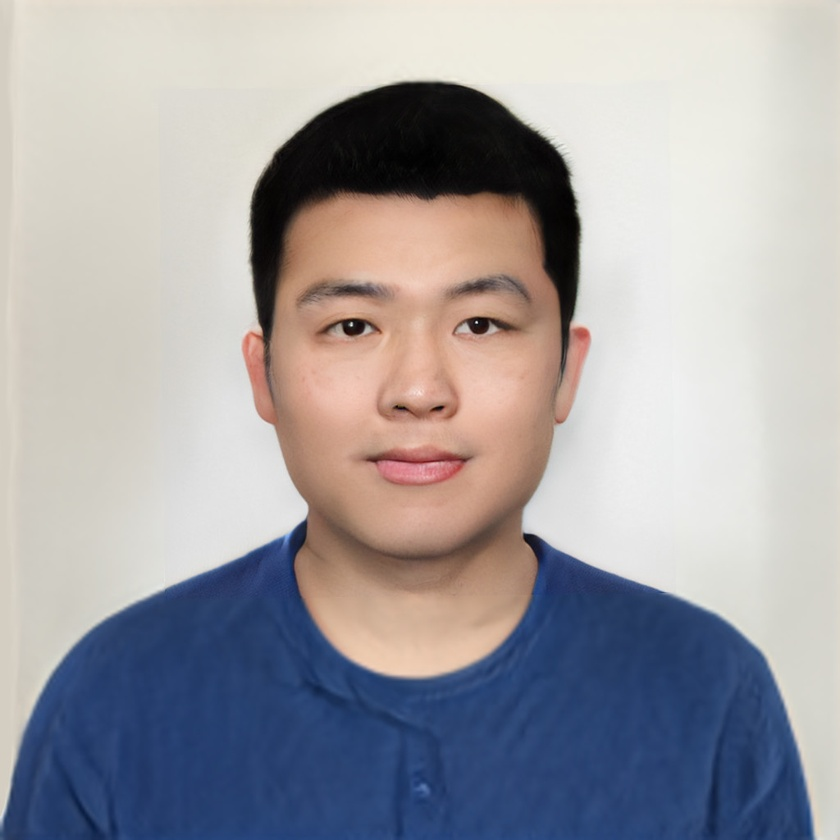
#> input picture assets/photo.jpg, 840 x 840 px, shrunk from 1024 x 1024 before the run, found by its file name
$ jupyter execute frequencydomain.ipynb
#> lines starting #> are read from the running program, lines starting #| are printed output that depends on the picture; after the words box and inside, x2 and y2 are one past the last pixel; in counts of white or black regions, pixels touching at a corner belong together
[cell 1]
import cv2
import numpy as np
import matplotlib.pyplot as plt

def ideal_low_pass_filter(image, radius):
    dft = np.fft.fft2(image)
    dft_shift = np.fft.fftshift(dft)
    rows, cols = image.shape
    crow, ccol = rows // 2 , cols // 2
    mask = np.zeros((rows, cols), np.uint8)

    for i in range(rows):
        for j in range(cols):
            if np.sqrt((i - crow) ** 2 + (j - ccol) ** 2) <= radius:
                mask[i, j] = 1

    filtered_dft = dft_shift * mask
    idft_shift = np.fft.ifftshift(filtered_dft)
    filtered_image = np.fft.ifft2(idft_shift)
    return np.abs(filtered_image)

def butterworth_low_pass_filter(image, radius, order=2):
    dft = np.fft.fft2(image)
    dft_shift = np.fft.fftshift(dft)
    rows, cols = image.shape
    crow, ccol = rows // 2 , cols // 2

    mask = np.zeros((rows, cols), np.float32)
    for i in range(rows):
        for j in range(cols):
            distance = np.sqrt((i - crow) ** 2 + (j - ccol) ** 2)
            mask[i, j] = 1 / (1 + (distance / radius) ** (2 * order))

    filtered_dft = dft_shift * mask
    idft_shift = np.fft.ifftshift(filtered_dft)
    filtered_image = np.fft.ifft2(idft_shift)
    return np.abs(filtered_image)

# Load image
image = cv2.imread(r"D:\AP22110010458\digital-image-preprocessing\assets\photo.jpg", cv2.IMREAD_GRAYSCALE)
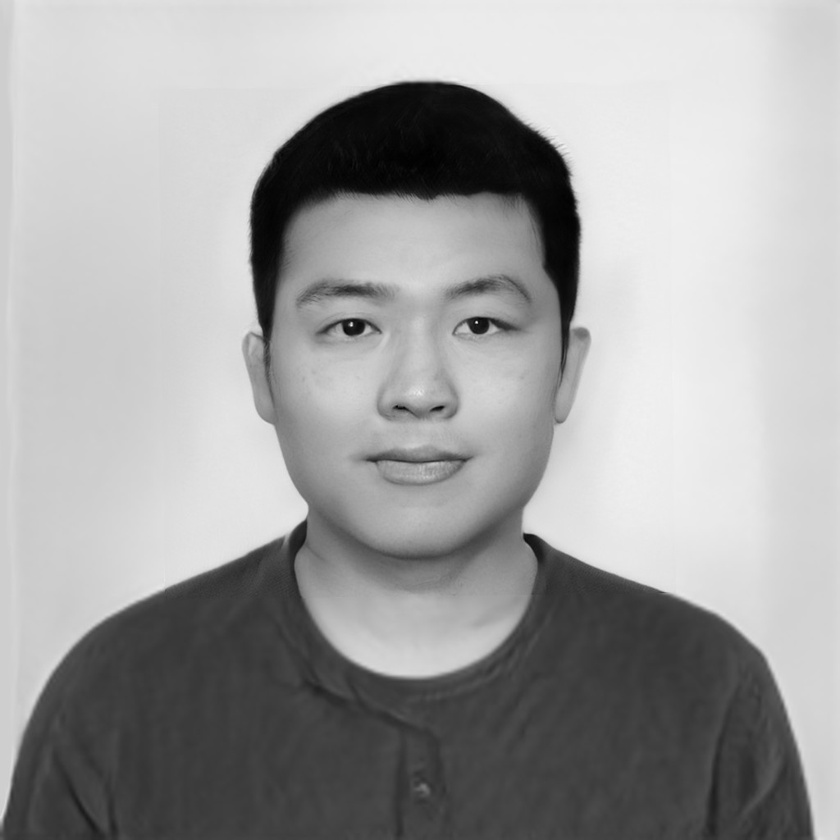
#> image: shape (840, 840); min 0, max 242, mean 160.7

# Apply low-pass filters
radius = 30
ideal_filtered = ideal_low_pass_filter(image, radius)
#> after the loop in ideal_low_pass_filter, `for i in range(rows):`:
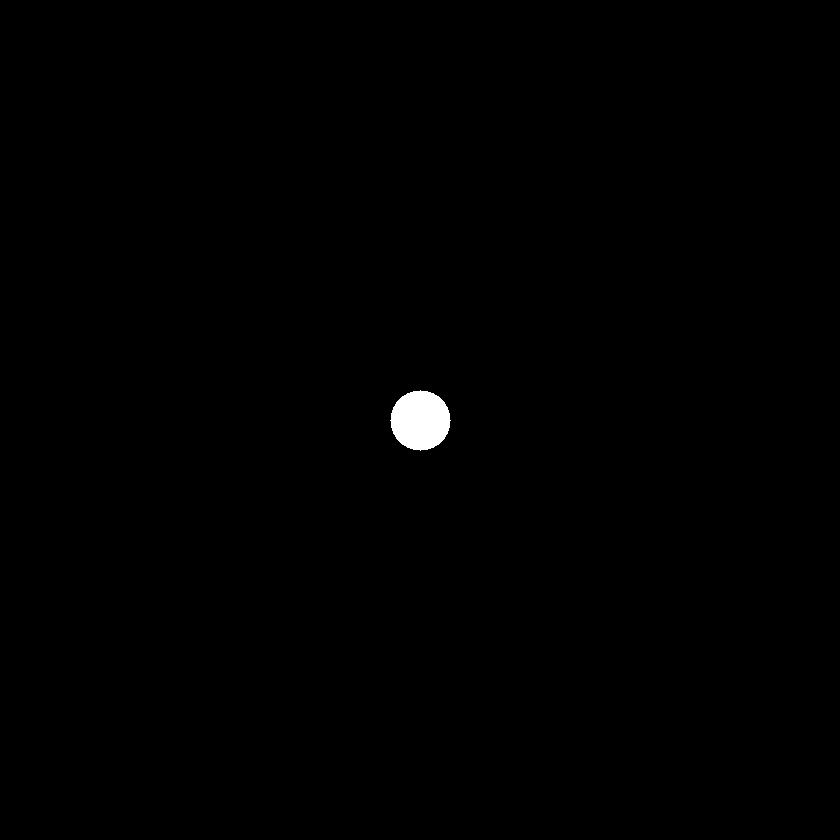
#> mask: shape (840, 840); values 0 (black) and 1 (white), 0.4% white; 1 white region, box (x1, y1, x2, y2) and area: (390, 390, 451, 451) 2821
#> in ideal_low_pass_filter, `return np.abs(filtered_image)`:
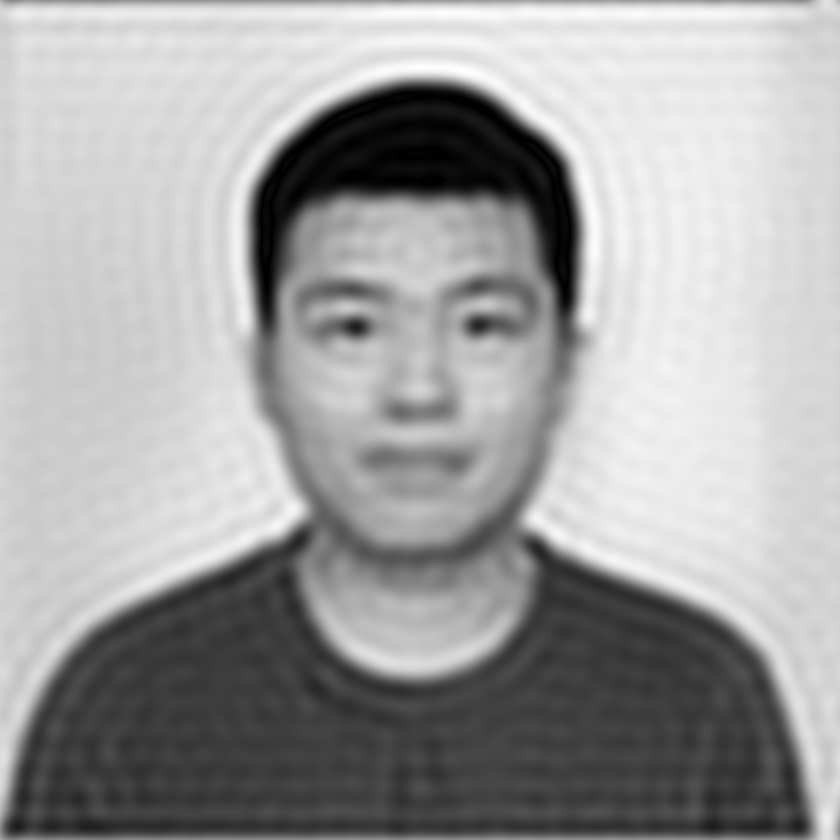
#> returned value: shape (840, 840) float64; min 0.000807, max 255.1, mean 160.8; drawn with min black and max white
butterworth_filtered = butterworth_low_pass_filter(image, radius)

# Display results
plt.figure(figsize=(10, 5))
plt.subplot(1, 3, 1)
plt.imshow(image, cmap='gray')
plt.title('Original Image')
plt.subplot(1, 3, 2)
plt.imshow(ideal_filtered, cmap='gray')
plt.title('Ideal Low Pass Filter')
plt.subplot(1, 3, 3)
plt.imshow(butterworth_filtered, cmap='gray')
plt.title('Butterworth Low Pass Filter')
plt.show()
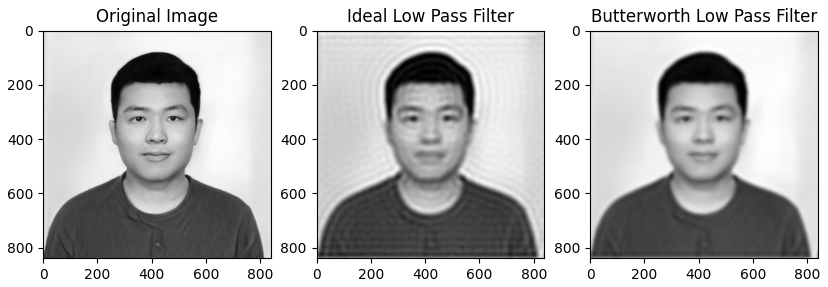
#> figure drawn by matplotlib, 3 panels
